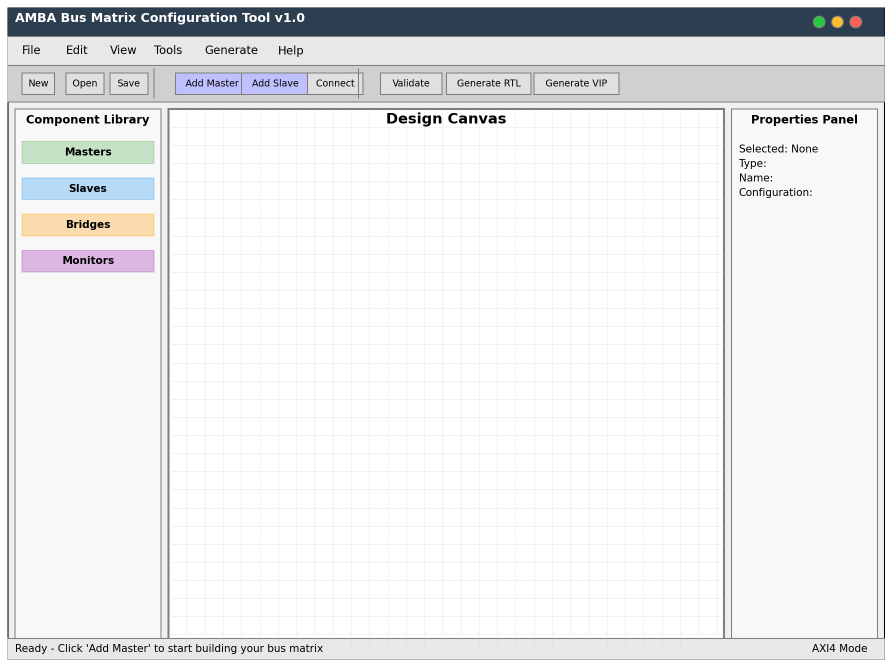
#> input picture axi4_vip/gui/gui_main_window.png, 1785 x 1335 px (shown at 1/2 size)
$ python create_visual_userguide.py
#> lines starting #> are read from the running program, lines starting #| are printed output that depends on the picture
#!/usr/bin/env python3
"""
Create visual user guide with actual GUI screenshots
This integrates the generated GUI mockups into a comprehensive PDF guide
"""

import matplotlib.pyplot as plt
from matplotlib.backends.backend_pdf import PdfPages
import matplotlib.image as mpimg
import matplotlib.patches as patches
from datetime import datetime
import textwrap
import os

class VisualUserGuide:
    """Create user guide with integrated GUI screenshots"""

    def __init__(self):
        self.filename = "visual_userguide.pdf"
        self.title = "AMBA Bus Matrix Configuration Tool"
        self.subtitle = "Visual User Guide with Step-by-Step Screenshots"
        self.version = "1.0.0"
        self.date = datetime.now().strftime("%B %Y")

        # Check if GUI mockup images exist
        self.images = {
            'main_window': 'gui_main_window.png',
            'add_master': 'gui_add_master.png',
            'design_canvas': 'gui_design_canvas.png',
            'rtl_generation': 'gui_rtl_generation.png',
            'file_output': 'gui_file_output.png',
            'vip_generation': 'gui_vip_generation.png'
        }

    def create_cover_page(self, pdf):
        """Create cover page"""
        fig = plt.figure(figsize=(8.5, 11))
        ax = fig.add_subplot(111)
        ax.axis('off')

        # Title
        ax.text(0.5, 0.8, self.title,
                horizontalalignment='center',
                verticalalignment='center',
                fontsize=28, fontweight='bold',
                transform=ax.transAxes)

        # Subtitle
        ax.text(0.5, 0.7, self.subtitle,
                horizontalalignment='center',
                verticalalignment='center',
                fontsize=18,
                transform=ax.transAxes)

        # Visual indicator
        ax.text(0.5, 0.6, "🖼️ Complete with GUI Screenshots",
                horizontalalignment='center',
                verticalalignment='center',
                fontsize=16,
                transform=ax.transAxes)

        # Version info
        ax.text(0.5, 0.3, f"Version {self.version}",
                horizontalalignment='center',
                fontsize=14,
                transform=ax.transAxes)

        ax.text(0.5, 0.25, self.date,
                horizontalalignment='center',
                fontsize=14,
                transform=ax.transAxes)

        # Decorative border
        rect = patches.Rectangle((0.1, 0.1), 0.8, 0.8,
                               linewidth=2, edgecolor='#2c3e50',
                               facecolor='none', transform=ax.transAxes)
        ax.add_patch(rect)

        pdf.savefig(fig, bbox_inches='tight')
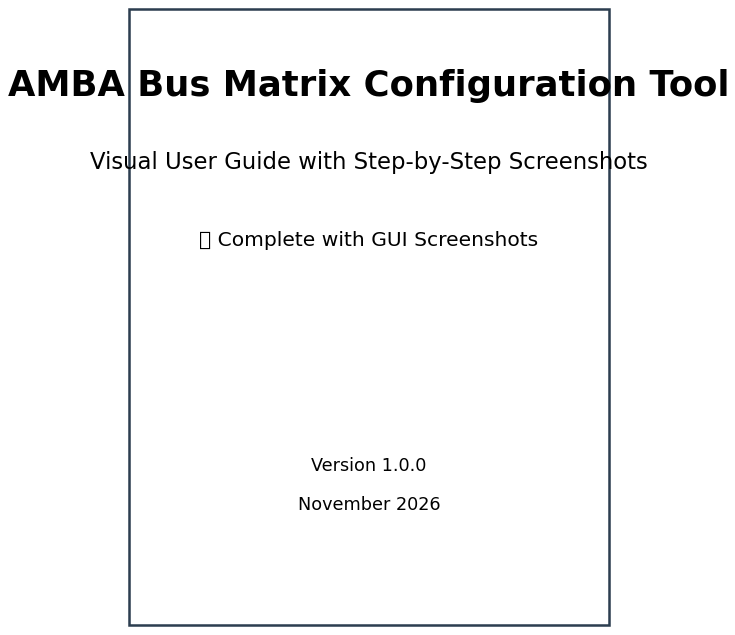
#> figure drawn by matplotlib, 1 panel
        plt.close()

    def create_image_page(self, pdf, image_path, title, description):
        """Create a page with a GUI screenshot and description"""
#> called with image_path = 'gui_main_window.png', title = 'Step 1: Main GUI Interface Overview'
        fig = plt.figure(figsize=(8.5, 11))

        # Title section
        ax_title = fig.add_subplot(4, 1, 1)
        ax_title.axis('off')
        ax_title.text(0.5, 0.5, title,
                     horizontalalignment='center',
                     verticalalignment='center',
                     fontsize=18, fontweight='bold',
                     transform=ax_title.transAxes)

        # Image section
        ax_img = fig.add_subplot(4, 1, (2, 3))
        ax_img.axis('off')

        if os.path.exists(image_path):
            img = mpimg.imread(image_path)
#> img is the input picture: shape (1335, 1785, 4) float32; mean R, G, B, A 0.927, 0.93, 0.933, 1
            ax_img.imshow(img)
            ax_img.set_title(f"Screenshot: {title}", fontsize=12, pad=10)
        else:
            ax_img.text(0.5, 0.5, f"Image not found: {image_path}",
                       ha='center', va='center', fontsize=12,
                       transform=ax_img.transAxes)

        # Description section
        ax_desc = fig.add_subplot(4, 1, 4)
        ax_desc.axis('off')

        # Wrap text
        wrapped_desc = textwrap.fill(description, width=90)
        ax_desc.text(0.05, 0.9, wrapped_desc,
                    fontsize=11,
                    verticalalignment='top',
                    transform=ax_desc.transAxes)

        pdf.savefig(fig, bbox_inches='tight')
        plt.close()

    def create_step_by_step_guide(self, pdf):
        """Create comprehensive step-by-step guide with screenshots"""

        # Step 1: Main Window Overview
        self.create_image_page(
            pdf,
            self.images['main_window'],
            "Step 1: Main GUI Interface Overview",
            "This is the main AMBA Bus Matrix Configuration Tool interface. Key areas include: "
            "Left Panel (Component Library) for adding masters and slaves, Center Canvas for design layout, "
            "Right Panel (Properties) for configuration, Toolbar with essential functions like 'Add Master', "
            "'Add Slave', 'Generate RTL', and 'Generate VIP'. The status bar shows current project state."
        )

        # Step 2: Adding Masters
        self.create_image_page(
            pdf,
            self.images['add_master'],
            "Step 2: Adding Bus Masters",
            "Click 'Add Master' from the toolbar to open this configuration dialog. Set the Master Name "
            "(e.g., 'CPU_0'), configure ID Width (typically 4-8 bits), set Priority for arbitration, "
            "and enable features like QoS Support and Exclusive Access. These settings determine how "
            "the master will behave in the bus matrix. Click 'Add Master' to confirm."
        )
#> call 2 of create_image_page, with image_path = 'gui_add_master.png', title = 'Step 2: Adding Bus Masters'
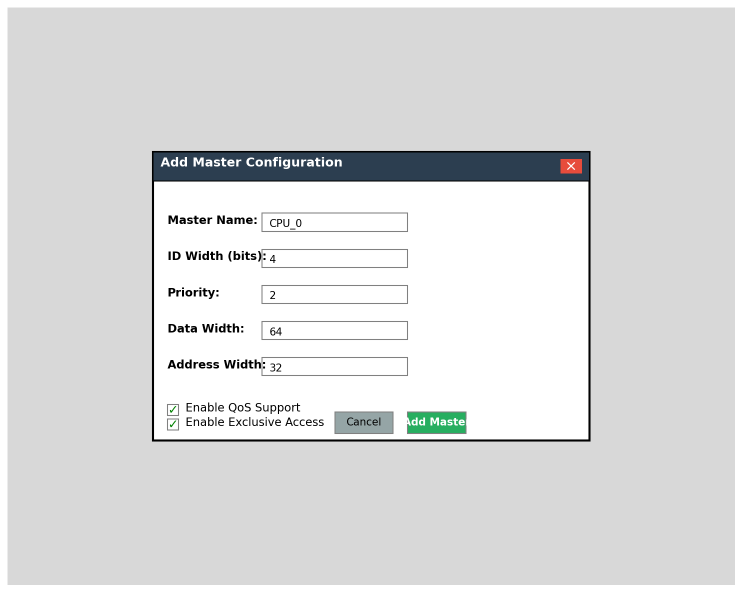
#> input picture axi4_vip/gui/gui_add_master.png, 1485 x 1185 px (shown at 1/2 size)
#> in create_image_page, img is the input picture: shape (1185, 1485, 4) float32; mean R, G, B, A 0.869, 0.872, 0.873, 1

        # Step 3: Design Canvas with Components
        self.create_image_page(
            pdf,
            self.images['design_canvas'],
            "Step 3: Complete Bus Matrix Design",
            "This shows a complete 2×3 bus matrix design with 2 masters (CPU_0, DMA_0) and 3 slaves "
            "(DDR_Memory, SRAM_Cache, Peripherals). Masters are shown in green, slaves in blue. "
            "Red connections indicate data paths. The Properties panel shows details for the selected "
            "component. Note the address configuration for each slave (0x00000000, 0x40000000, 0x50000000)."
        )
#> call 3 of create_image_page, with image_path = 'gui_design_canvas.png', title = 'Step 3: Complete Bus Matrix Design'
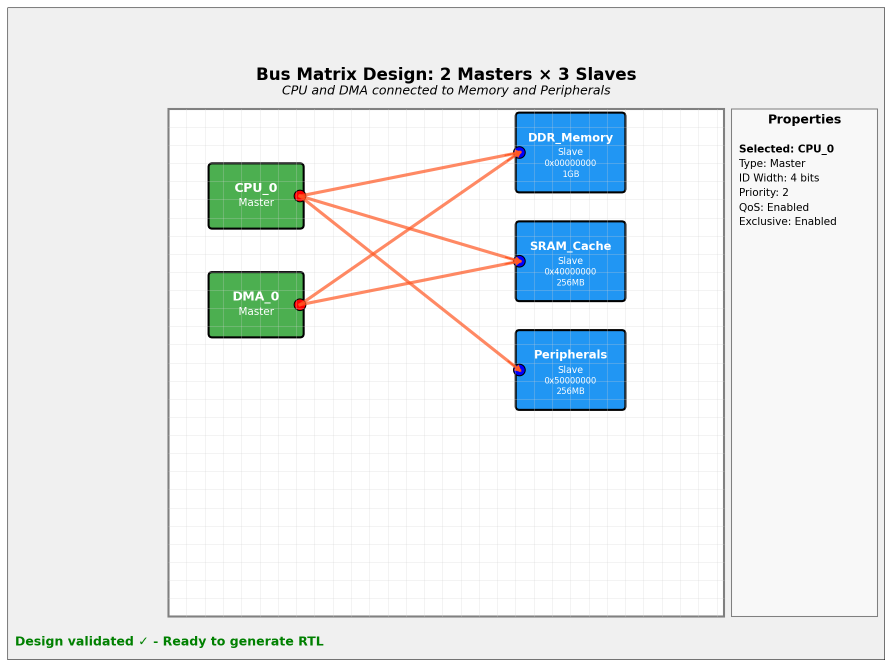
#> input picture axi4_vip/gui/gui_design_canvas.png, 1785 x 1335 px (shown at 1/2 size)
#> in create_image_page, img is the input picture: shape (1335, 1785, 4) float32; mean R, G, B, A 0.916, 0.938, 0.944, 1

        # Step 4: RTL Generation Process
        self.create_image_page(
            pdf,
            self.images['rtl_generation'],
            "Step 4: RTL Generation Process",
            "Click 'Generate RTL' to open this dialog. Review the configuration summary, set the output "
            "directory, and select generation options. The dialog shows which files will be created "
            "including the main interconnect module, address decoder, arbiter, and testbench. "
            "The progress bar indicates generation status in real-time."
        )
#> call 4 of create_image_page, with image_path = 'gui_rtl_generation.png', title = 'Step 4: RTL Generation Process'
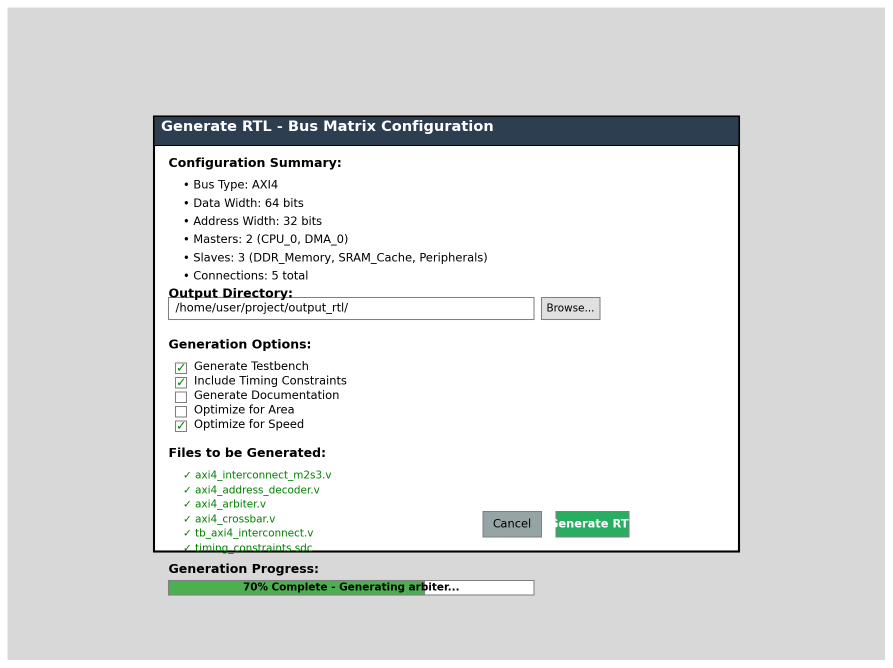
#> input picture axi4_vip/gui/gui_rtl_generation.png, 1785 x 1335 px (shown at 1/2 size)
#> in create_image_page, img is the input picture: shape (1335, 1785, 4) float32; mean R, G, B, A 0.877, 0.883, 0.881, 1

        # Step 5: Generated Files
        self.create_image_page(
            pdf,
            self.images['file_output'],
            "Step 5: Generated RTL Files",
            "After RTL generation, this file browser shows all created files in the output directory. "
            "Key files include: axi4_interconnect_m2s3.v (main module), axi4_address_decoder.v, "
            "axi4_arbiter.v, and tb_axi4_interconnect.v (testbench). The status bar confirms "
            "successful generation. These files are ready for synthesis and simulation."
        )
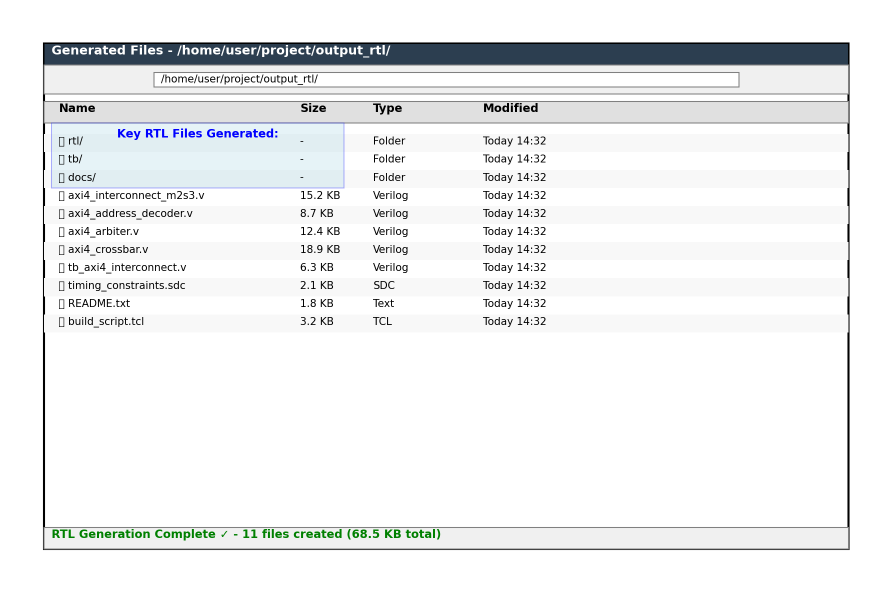
#> input picture axi4_vip/gui/gui_file_output.png, 1785 x 1185 px (shown at 1/2 size)
#> in create_image_page, img is the input picture: shape (1185, 1785, 4) float32; mean R, G, B, A 0.939, 0.944, 0.947, 1

        # Step 6: VIP Generation
        self.create_image_page(
            pdf,
            self.images['vip_generation'],
            "Step 6: VIP Generation Process",
            "Click 'Generate VIP' to create a complete UVM verification environment. The process "
            "includes generating agents, sequences, tests, and testbench files. The file structure "
            "shows organized directories for env/, sequences/, tests/, tb/, and sim/. "
            "After generation, run 'cd vip_output/sim && make compile && make run' to start verification."
        )
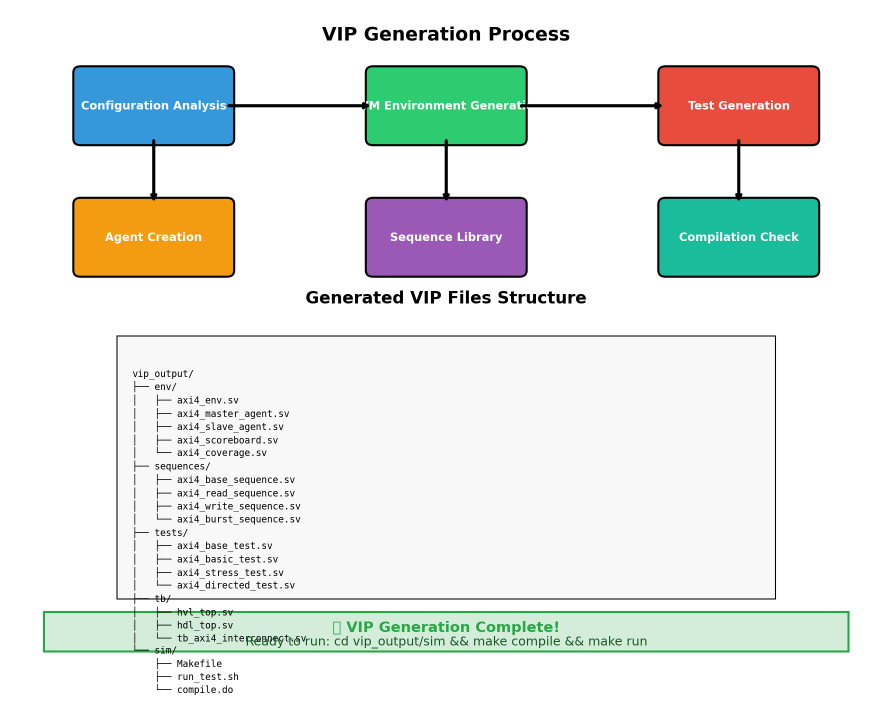
#> input picture axi4_vip/gui/gui_vip_generation.png, 1785 x 1404 px (shown at 1/2 size)
#> in create_image_page, img is the input picture: shape (1404, 1785, 4) float32; mean R, G, B, A 0.905, 0.919, 0.904, 1

    def create_detailed_workflow_page(self, pdf):
        """Create detailed workflow instructions"""
        fig = plt.figure(figsize=(8.5, 11))
        ax = fig.add_subplot(111)
        ax.axis('off')

        # Title
        ax.text(0.5, 0.95, "Complete GUI Workflow Summary",
                horizontalalignment='center',
                fontsize=18, fontweight='bold',
                transform=ax.transAxes)

        # Workflow steps
        workflow_text = """
🔹 STEP 1: Launch GUI
   • Run: ./launch_gui.sh or python3 src/bus_matrix_gui.py
   • Main window opens with canvas, toolbar, and panels

🔹 STEP 2: Create New Project
   • File → New Project (Ctrl+N)
   • Enter project name and select AXI4 bus type
   • Set data width (typically 64 bits)

🔹 STEP 3: Add Masters (Transaction Initiators)
   • Click "Add Master" button in toolbar
   • Configure: Name="CPU_0", ID Width=4, Priority=2
   • Enable QoS and Exclusive Access as needed
   • Repeat for additional masters (e.g., DMA_0)

🔹 STEP 4: Add Slaves (Response Targets)
   • Click "Add Slave" button in toolbar
   • Configure addresses carefully:
     - DDR_Memory: Base=0x00000000, Size=1GB
     - SRAM_Cache: Base=0x40000000, Size=256MB
     - Peripherals: Base=0x50000000, Size=256MB

🔹 STEP 5: Make Connections
   • Drag from master output ports to slave input ports
   • Or use Connection Matrix: View → Connection Matrix
   • Ensure all required paths are connected

🔹 STEP 6: Validate Design
   • Tools → Validate Design (Ctrl+V)
   • Fix any address overlaps or connection issues
   • Green status indicates ready for generation

🔹 STEP 7: Generate RTL
   • Generate → Generate RTL (Ctrl+G)
   • Choose output directory (default: output_rtl/)
   • Select options and click Generate
   • Files created: interconnect, arbiter, decoder modules

🔹 STEP 8: Generate VIP (Optional)
   • Generate → Generate VIP (Ctrl+Shift+G)
   • Creates complete UVM verification environment
   • Output includes agents, sequences, tests, and sim scripts

🔹 STEP 9: Run Verification
   • cd vip_output/sim
   • make compile && make run TEST=basic_test
   • View results in logs/ directory
        """

        ax.text(0.05, 0.85, workflow_text,
                fontsize=10,
                verticalalignment='top',
                transform=ax.transAxes,
                fontfamily='monospace')

        pdf.savefig(fig, bbox_inches='tight')
        plt.close()

    def create_troubleshooting_with_visuals(self, pdf):
        """Create troubleshooting section with visual cues"""
        fig = plt.figure(figsize=(8.5, 11))
        ax = fig.add_subplot(111)
        ax.axis('off')

        # Title
        ax.text(0.5, 0.95, "Troubleshooting with Visual Cues",
                horizontalalignment='center',
                fontsize=18, fontweight='bold',
                transform=ax.transAxes)

        troubleshooting_text = """
🚨 COMMON ISSUES AND VISUAL INDICATORS:

❌ GUI Won't Launch
   Visual: Terminal shows "ImportError: No module named tkinter"
   Solution: sudo apt-get install python3-tk

❌ Address Overlap Error
   Visual: Red warning in Properties panel, status bar shows error
   Solution: Adjust slave base addresses to avoid overlap

❌ Connection Issues
   Visual: Disconnected ports shown with red X marks
   Solution: Drag connections from master outputs to slave inputs

❌ RTL Generation Fails
   Visual: Progress bar stops, error dialog appears
   Solution: Check design validation first (Tools → Validate Design)

❌ VIP Compilation Errors
   Visual: Error messages in simulation log files
   Solution: Set UVM_HOME environment variable, check simulator

✅ SUCCESS INDICATORS:

✓ Design Validated
   Visual: Green checkmark in status bar "Design validated ✓"

✓ RTL Generated
   Visual: File browser shows generated .v files with sizes

✓ VIP Ready
   Visual: Complete directory structure in vip_output/

✓ Simulation Running
   Visual: Progress messages in terminal, log files updating

🔧 DEBUGGING TIPS:

• Enable debug mode: export AXI_VIP_DEBUG=1
• Check Properties panel for component details
• Use Connection Matrix for complex designs (View → Connection Matrix)
• Validate after each major change
• Save project frequently (Ctrl+S)

📋 VISUAL CHECKLIST:

□ Main window shows all panels (Library, Canvas, Properties)
□ Masters appear as green boxes with output ports
□ Slaves appear as blue boxes with input ports and addresses
□ Connections shown as red lines with arrows
□ Status bar shows "Ready" or validation status
□ Generated files appear in output directory
        """

        ax.text(0.05, 0.85, troubleshooting_text,
                fontsize=9,
                verticalalignment='top',
                transform=ax.transAxes,
                fontfamily='monospace')

        pdf.savefig(fig, bbox_inches='tight')
        plt.close()

    def create(self):
        """Create the complete visual user guide"""
        with PdfPages(self.filename) as pdf:
            # Cover page
            self.create_cover_page(pdf)

            # Introduction page
            fig = plt.figure(figsize=(8.5, 11))
            ax = fig.add_subplot(111)
            ax.axis('off')

            ax.text(0.5, 0.9, "Introduction to Visual Guide",
                   ha='center', fontsize=20, fontweight='bold',
                   transform=ax.transAxes)

            intro_text = """
This visual user guide provides step-by-step screenshots and instructions for using the
AMBA Bus Matrix Configuration Tool. Each major workflow step is illustrated with actual
GUI screenshots showing exactly what you'll see on your screen.

Key Features of This Guide:
• Real GUI screenshots for every major step
• Visual indicators for success and error states
• Complete workflow from project creation to simulation
• Troubleshooting with visual cues
• File output examples showing generated RTL and VIP

The tool supports AXI4, AXI3, AHB, and APB protocols with visual design capabilities,
automatic RTL generation, and complete UVM verification environment creation.

Follow the numbered steps and compare your screen with the provided screenshots
to ensure you're on the correct path.
            """

            ax.text(0.1, 0.7, intro_text,
                   fontsize=12, va='top',
                   transform=ax.transAxes)

            pdf.savefig(fig, bbox_inches='tight')
            plt.close()

            # Step-by-step guide with screenshots
            self.create_step_by_step_guide(pdf)

            # Detailed workflow summary
            self.create_detailed_workflow_page(pdf)

            # Troubleshooting with visuals
            self.create_troubleshooting_with_visuals(pdf)

            # Metadata
            d = pdf.infodict()
            d['Title'] = self.title + " - " + self.subtitle
            d['Author'] = 'AMBA Bus Matrix Tool Team'
            d['Subject'] = 'Visual User Guide with Screenshots'
            d['Keywords'] = 'AMBA AXI GUI Visual Screenshots Step-by-step'
            d['CreationDate'] = datetime.now()

def main():
    """Create the visual user guide"""
    print("Creating visual user guide with GUI screenshots...")

    guide = VisualUserGuide()
    guide.create()

    print(f"\nVisual user guide created: {guide.filename}")

    # Get file size
    import os
    size_kb = os.path.getsize(guide.filename) / 1024
    print(f"File size: {size_kb:.1f} KB")
    print("\nThe PDF contains:")
    print("- Cover page")
    print("- Introduction to visual guide")
    print("- Step 1: Main GUI interface screenshot")
    print("- Step 2: Add master dialog screenshot")
    print("- Step 3: Complete design canvas screenshot")
    print("- Step 4: RTL generation process screenshot")
    print("- Step 5: Generated files browser screenshot")
    print("- Step 6: VIP generation process screenshot")
    print("- Complete workflow summary")
    print("- Visual troubleshooting guide")

if __name__ == "__main__":
    main()
